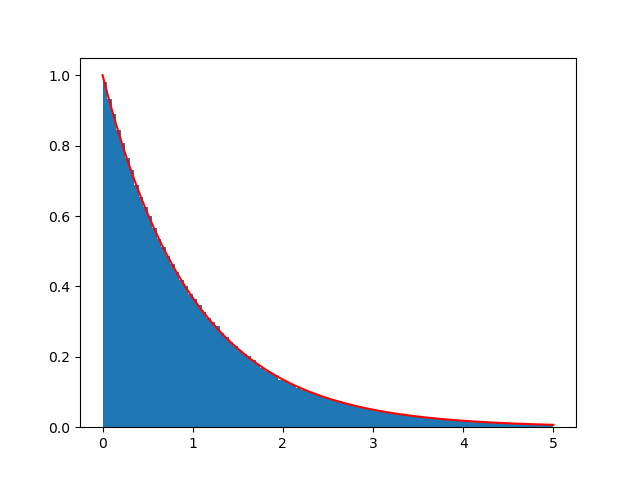

Write Python code to recreate this figure.
import numpy as np
import matplotlib.pyplot as plt

np.random.seed(1)

n = 1000000

x1 = -np.log(1-np.random.rand(n))

# e^-x
x = np.linspace(0, 5, 10000)
y = np.exp(-x)

plt.hist(x1, bins=100, range=[0, 5], density=True)
plt.plot(x, y, 'r-')

plt.show()
plt.savefig('sample_exp.png')
